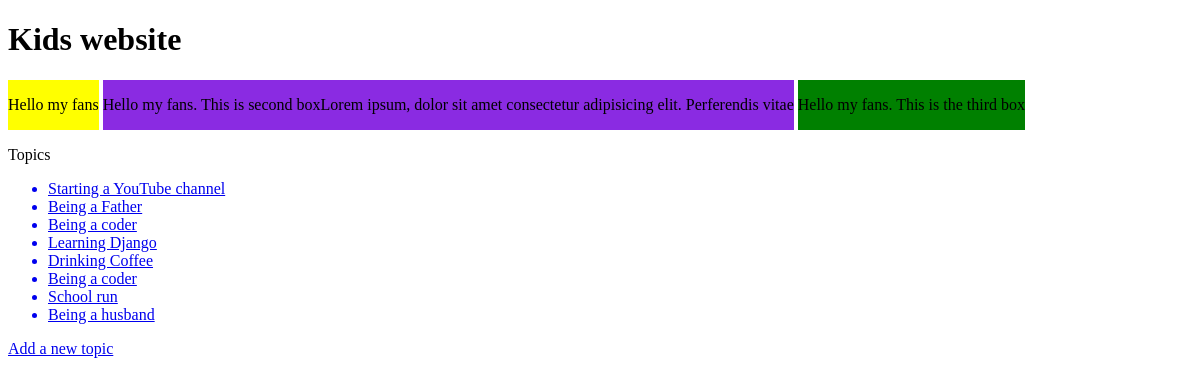
Page /topics/ on the committed database.
### learning_logs/models.py (models this page shows, shortened)
class Topic(models.Model):
    text = models.CharField(max_length=200)
    date_added = models.DateTimeField(auto_now_add=True)
    date_modified = models.DateTimeField(auto_now=True)

### learning_logs/views.py (the view)
# urls.py: path("topics/", views.topics, name="topics"),
def topics(request):
    topics = Topic.objects.all()
    context = {'topics':topics}
    return render(request,'learning_logs/topics.html', context)

### templates/learning_logs/topics.html
{% extends "base.html" %}
{% load static %}
{% block content %}
<div class="container">
<p>Topics</p>
<ul>
    {% for topic in topics %}
        <a href="{% url 'topic' topic.id %}"><li>{{ topic.text }}</li></a>
    {% empty %}
        <li>No topics have been added yet</li>
    {% endfor %}
</ul>
</div>
<a href="{% url 'new_topic' %}"><p>Add a new topic</p></a>
{% endblock content %}

### rows in the picture
Topic: text "Starting a YouTube channel"
Topic: text "Being a Father"
Topic: text "Being a coder"
Topic: text "Learning Django"
Topic: text "Drinking Coffee"
Topic: text "Being a coder"
Topic: text "School run"
Topic: text "Being a husband"
